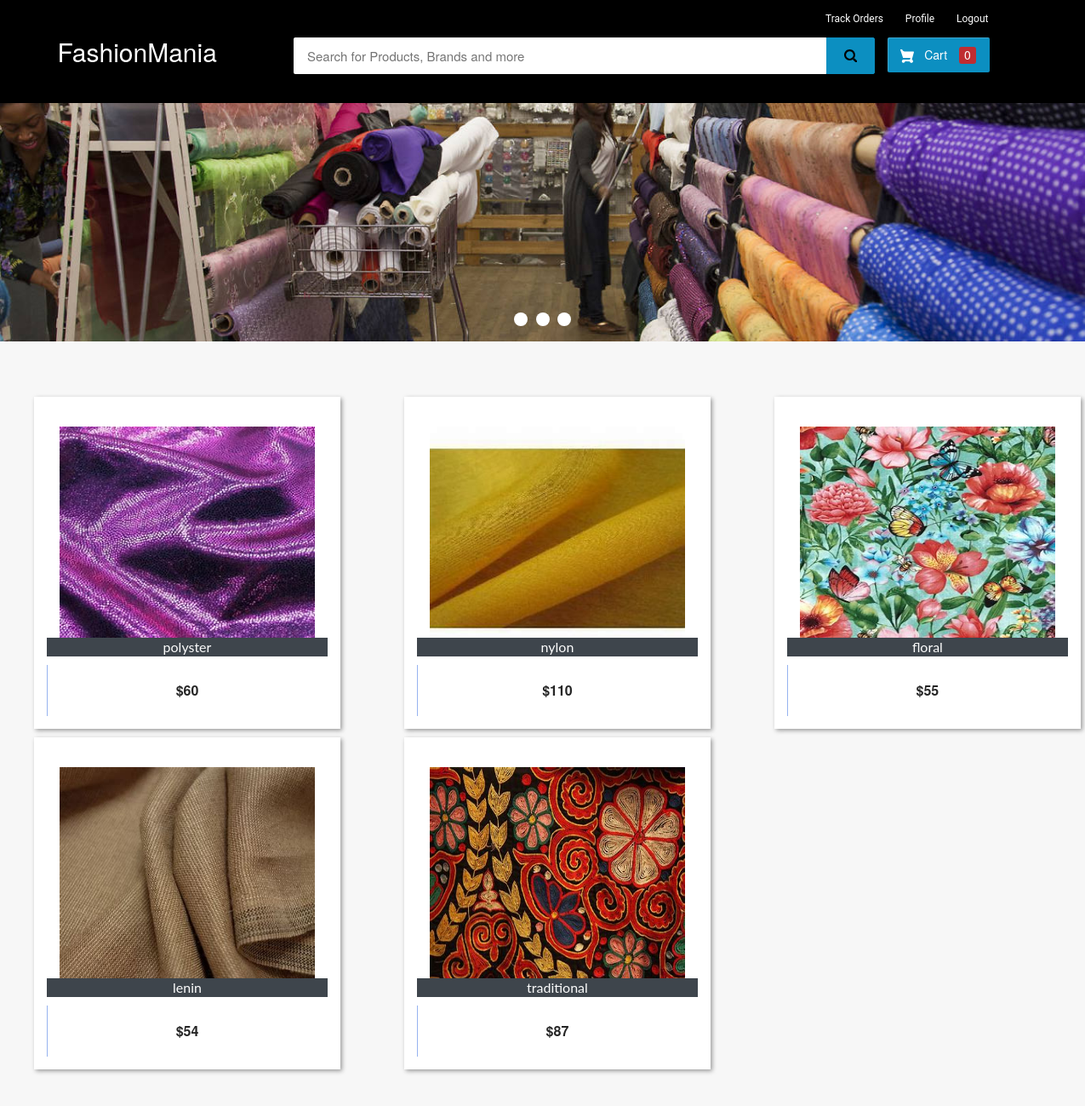
Page /customer-home (signed in) on the committed database.
### ecom/models.py (models this page shows, shortened)
class Product(models.Model):
    name=models.CharField(max_length=40)
    product_image= models.ImageField(upload_to='product_image/',null=True,blank=True)
    price = models.PositiveIntegerField()
    description=models.CharField(max_length=40)

### ecom/views.py (the view)
# urls.py: path('customer-home', views.customer_home_view,name='customer-home'),
@login_required(login_url='customerlogin')
@user_passes_test(is_customer)
def customer_home_view(request):
    products=models.Product.objects.all()
    if 'product_ids' in request.COOKIES:
        product_ids = request.COOKIES['product_ids']
        counter=product_ids.split('|')
        product_count_in_cart=len(set(counter))
    else:
        product_count_in_cart=0
    return render(request,'ecom/customer_home.html',{'products':products,'product_count_in_cart':product_count_in_cart})

### ecom/views.py (called while the page is built)
def is_customer(user):
    return user.groups.filter(name='CUSTOMER').exists()

### templates/ecom/customer_home.html (shortened to what this page needs)
{% extends 'ecom/customer_base.html' %}
{% load static %}
{% block content %}
<div class="row">
  <div class="col-md-12">
    <div class="slider-container">
      <div class="menu">
        <label for="slide-dot-1"></label>
        <label for="slide-dot-2"></label>
        <label for="slide-dot-3"></label>
      </div>
        <div class="slide slide-1"></div>
    </div>
  </div>
</div>
  {%if products%}
  <br>
  <div class="row">
      {% for p in products %}
      <div class="column">
      <div class="container page-wrapper" style="width: 450px;">
        <div class="page-inner">
          <div class="row">
            <div class="el-wrapper">
              <div class="box-up">
                <img class="img" src="{% static p.product_image.url %}" alt="product pic" height="300px" width="300px">
                <div class="img-info">
                  <div class="info-inner">
                    <span style="background-color:#3e454c; color:fbfbfb;"class="p-company">{{p.name}}</span>
                  </div>
                </div>
              </div>
              <div class="box-down">
                <a class="cart" href="{% url 'add-to-cart' p.id  %}?next_page={{ request.path }}">
                  <span class="price">${{p.price}}</span>
                  <span class="add-to-cart">
                    <span class="txt"><i class="fa fa-shopping-cart"></i> Add To Cart</span>
                  </span>
                </a>
              </div>
            </div>
          </div>
        </div>
      </div>
      </div>
{% if forloop.counter|divisibleby:"3" %}
    </div>
    <div class="row">
          <br><br><br><br><br>
{% endif %}
  {% endfor %}
</div>
{%else%}
<h3 style="text-align:center; color:#3E454C;">No Search Found</h3>
{%endif%}
<br><br><br>
<br><br><br><br><br><br><br><br><br><br><br><br>
{% endblock content %}

### templates/ecom/customer_base.html (style rules this page uses)
body { background-color: #f7f7f7; }
.menu { cursor: pointer }
.fa { font-size: 23px; width: 2em; height: 2em; text-align: center; text-decoration: none; margin: 5px 2px; border-radius: 50%; padding-top: 0.5em; }

### rows in the picture
Product: product_image (picture), name "polyster", price "60"
Product: product_image (picture), name "nylon", price "110"
Product: product_image (picture), name "floral", price "55"
Product: product_image (picture), name "lenin", price "54"
Product: product_image (picture), name "traditional", price "87"

### other values in the picture
{{ product_count_in_cart }} "0"
